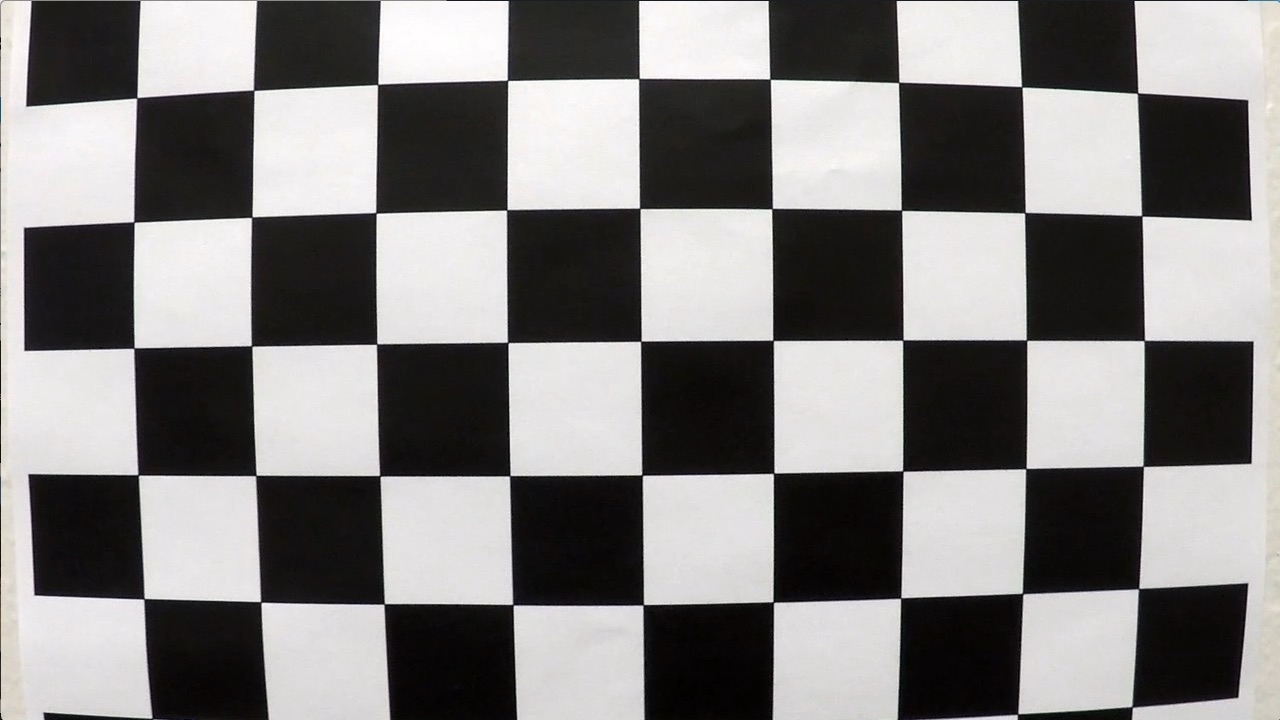
#> input picture camera_cal/calibration1.jpg, 1280 x 720 px; its folder holds 5 pictures in this run
$ jupyter execute --allow-errors P2_Advanced_Lane_Finding.ipynb   (older library calls are emulated)
#> lines starting #> are read from the running program, lines starting #| are printed output that depends on the picture; after the words box and inside, x2 and y2 are one past the last pixel; in counts of white or black regions, pixels touching at a corner belong together
### Udacity Self-Driving Car Engineer Nanodegree

# Project 2: Advanced Lane Finding

**Input:** Video of a vehicle driving on a highway

**Output:** Annotated video with detected lane boudnaries, estimated lane curvature, and vehicle offset from center


**Steps:**
* Camera calibration
* Distortionn correction
* Gradient and color thersholding
* Perspective transform to rectify the image
* Detecting lane pixels and fitting a polynomial
* Detemining lane curvature and vehicle offset
* Warping detected lane boudaries back to the original image
* Visualizing lane boudaries and outputing lane curvature and vehicle offset

## Imports and Helper Functions

[cell 1]
import numpy as np
import matplotlib.pyplot as plt
import matplotlib.image as mpimg
import glob
import cv2


# [17 lines left out: function show_image, not called in this run]


def show_images(im1, im2, title1=None, title2=None):
    """
    Shows two images side-by-side.
    """
    cmap = None
    fig, (ax1, ax2) = plt.subplots(1, 2, figsize=(24, 9))

    if len(im1.shape) == 2: cmap = "gray"
    ax1.imshow(im1, cmap=cmap)
    if title1: ax1.set_title(title1)

    if len(im2.shape) == 2: cmap = "gray"
    ax2.imshow(im2, cmap=cmap)
    if title2: ax2.set_title(title2)

    plt.show()


# [8 lines left out: function convert_to_gray, not called in this run]


def convert_to_hls(img, bgr=False):
    """
    Converts the input image to HLS color space.
    """
    if bgr:
        return cv2.cvtColor(img, cv2.COLOR_BGR2HLS)
    else:
        return cv2.cvtColor(img, cv2.COLOR_RGB2HLS)

## Camera Calibration

[cell 2]
def get_objpts(pattern_size):
    """
    Returns 3D object points for a given chessboard pattern size
    Pattern size must be a tuple (nx, ny)
    """
    nx, ny = pattern_size
    objpts = np.zeros((nx * ny, 3), np.float32)
    objpts[:, 0:2] = np.mgrid[0:nx, 0:ny].T.reshape(-1, 2)
    return objpts


def camera_calibration(images_path, pattern_size):
    """ Calculates and returns camera matrix and distoriton cooeffients.

    This function take the path to a folder where images
    of the calibaration chessboard pattern are stored.
    The images must have a naming pattern as "calibrationX.jpg",
    where X is consequitive number.

    The function reads the images, detects the chessboard corners,
    setups correspondence points resulting from all images, and
    calculates and returns camera matrix and distortion coefficietns.


    Args:
        images_path: path to the folder where calibration images are stored.
        pattern_size: size of the chessboard pattern as tupple (x, y)

    Returns:
        Camera matrix and distortion coefficients, or raises a
        RuntimeExceptions if unsuccessful.
    """
#> called with images_path = './camera_cal/calibration*.jpg', pattern_size = (9, 6)

    objpts = get_objpts(pattern_size)
    img_points = []
    obj_points = []

    image_size = (0, 0)

    fnames = glob.glob(images_path)
    for i, fname in enumerate(fnames):
        img = cv2.imread(fname)
#> img is the input picture: shape (720, 1280, 3); mean B, G, R 127.8, 128.4, 130.1
        image_size = img.shape[1::-1]
        ret, corners = cv2.findChessboardCorners(img, pattern_size, None)
#> ret = False; corners = None
        if ret:
            cv2.drawChessboardCorners(img, pattern_size, corners, ret)
            img_points.append(corners)
            obj_points.append(objpts)
#> pass 2 of the loop in camera_calibration, `for i, fname in enumerate(fnames):`:
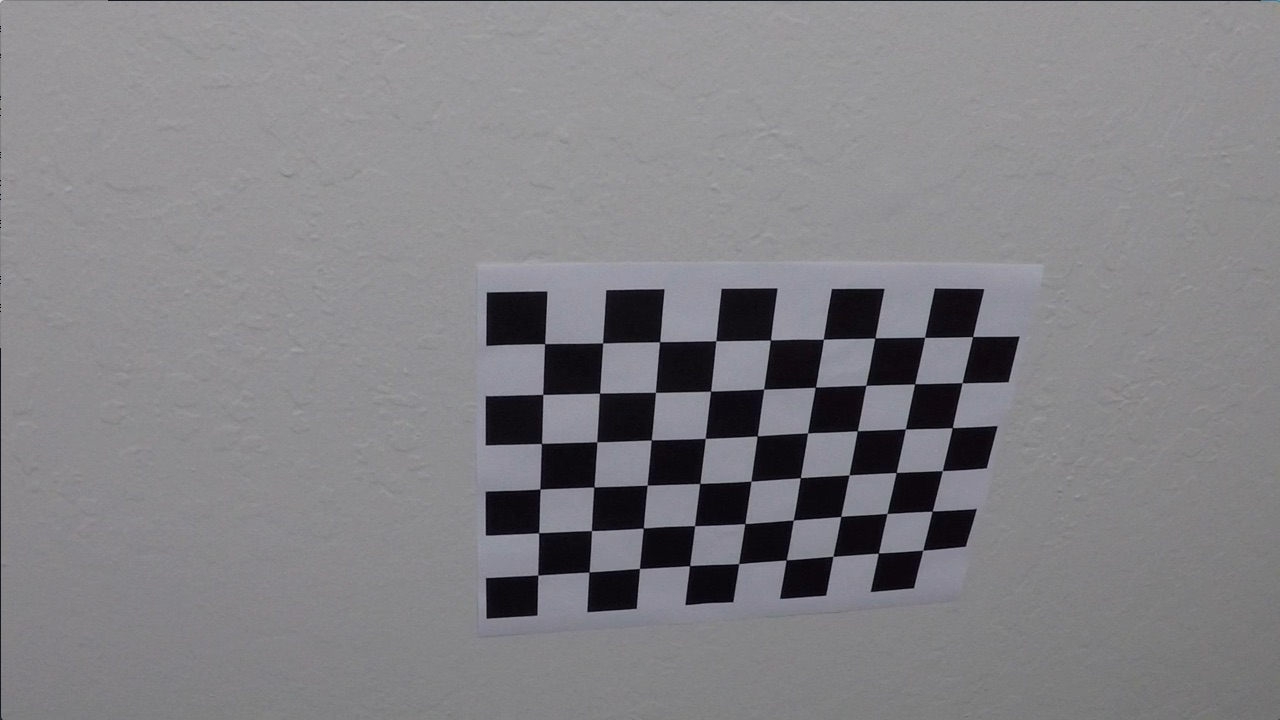
#> input picture camera_cal/calibration10.jpg, 1280 x 720 px
#> in camera_calibration, img is the input picture: shape (720, 1280, 3); mean B, G, R 133.1, 129.4, 130.2
#> ret = True; corners = 54 rows, first 8: [545.3, 343.1], [602.7, 342.8], [660.1, 341.3], [715.8, 340.7], [770.6, 340], [823.5, 339.2], [874.3, 338.5], [925.1, 337.4]
#> in camera_calibration, `cv2.drawChessboardCorners(img, pattern_size, corners, ret)`:
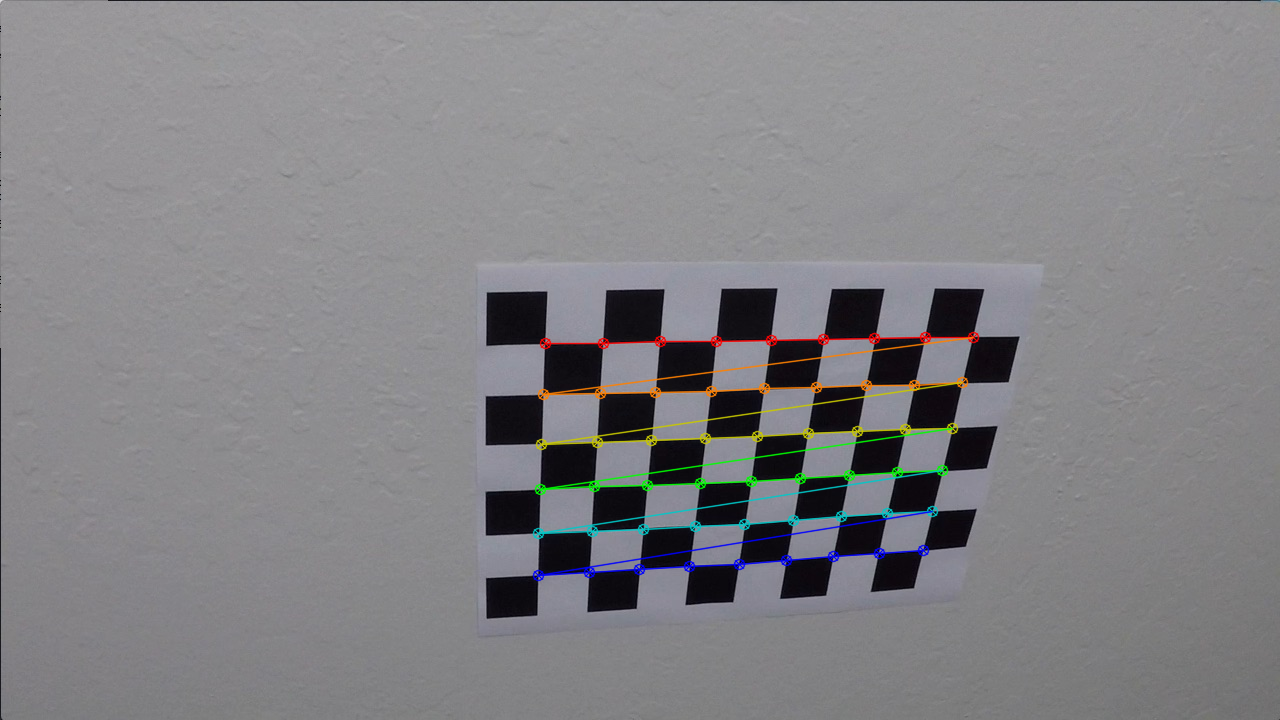
#> img: shape (720, 1280, 3); 1.91% of pixels changed, all inside (x1, y1, x2, y2) = (532, 331, 980, 582)
#> pass 3 of the loop in camera_calibration, `for i, fname in enumerate(fnames):`:
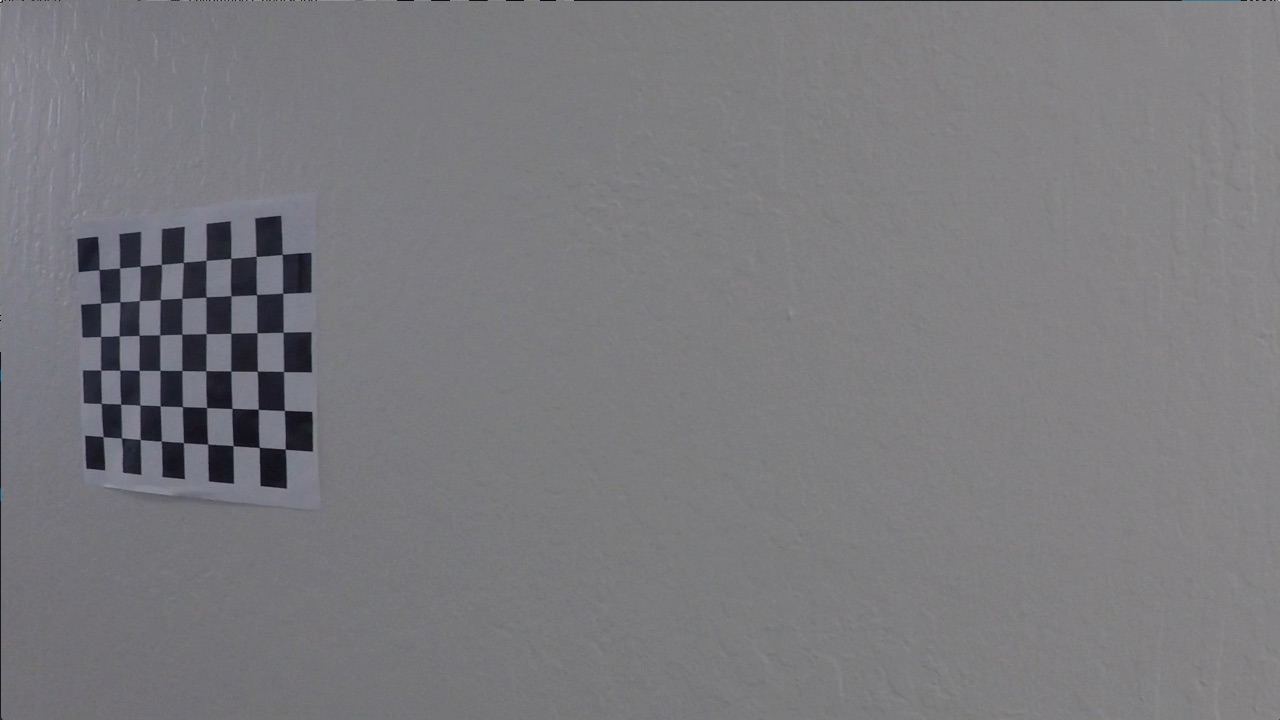
#> input picture camera_cal/calibration11.jpg, 1280 x 720 px
#> in camera_calibration, img is the input picture: shape (720, 1280, 3); mean B, G, R 125.2, 121.7, 122.2
#> corners = 54 rows, first 8: [99.22, 269.6], [119.6, 268], [140.1, 266.1], [161.3, 264.5], [183.3, 262.5], [206.1, 260.3], [230.7, 258.2], [256.2, 256.3]
#> in camera_calibration, `cv2.drawChessboardCorners(img, pattern_size, corners, ret)`:
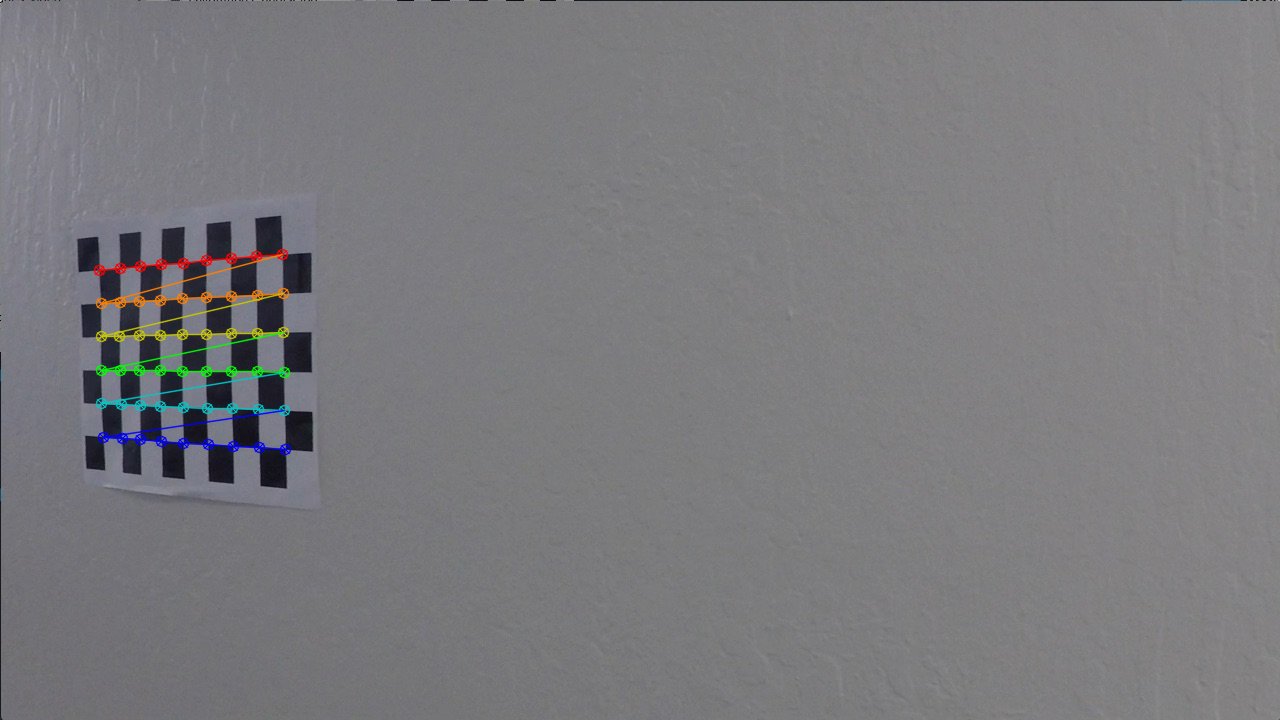
#> img: shape (720, 1280, 3); 1.11% of pixels changed, all inside (x1, y1, x2, y2) = (93, 248, 292, 456)
#> the loop made 5 passes; the first 3 are shown

    ret, mtx, dist, _, _ = cv2.calibrateCamera(obj_points,
                                              img_points,
                                              image_size,
                                              None,
                                              None)
    if ret:
        return mtx, dist
    else:
        raise RuntimeError("Could not calibrate camera")


images_path = "./camera_cal/calibration*.jpg"
pattern_size = (9, 6)
mtx, dist_coeff = camera_calibration(images_path, pattern_size)
print("Camera matrix: \n", mtx)
print()
print("Distortion coefficients: \n", dist_coeff)

## Distortion Correction

[cell 3]
def correct_distortion(img, cam_matrix, dist_coeffs):
    """
    Corrects the image distortion and returns the undistored image.

    """
    return cv2.undistort(img, cam_matrix, dist_coeffs, None, cam_matrix)


image = plt.imread("./camera_cal/calibration5.jpg")
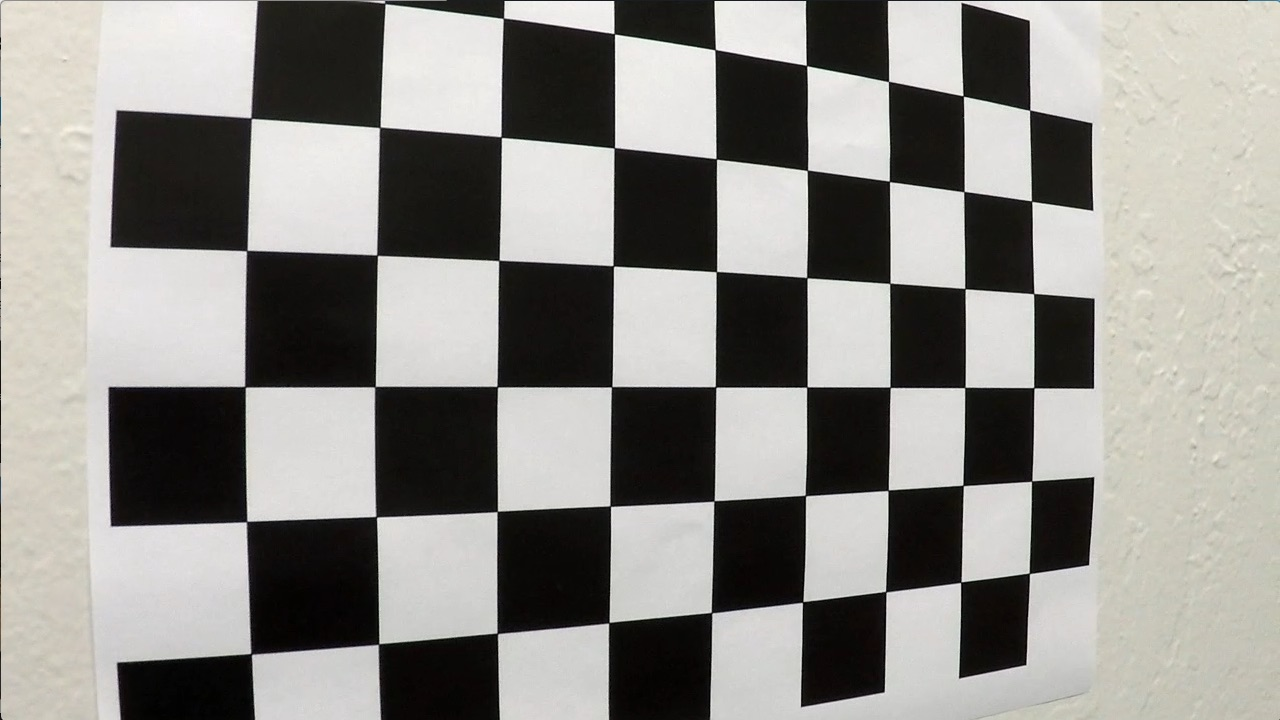
#> input picture camera_cal/calibration5.jpg, 1280 x 720 px
#> image is the input picture: shape (720, 1280, 3); mean R, G, B 143.1, 141.5, 137.3
undistored = correct_distortion(image, mtx, dist_coeff)
#> in correct_distortion, `return cv2.undistort(img, cam_matrix, dist_coeffs, None, cam_matrix)`:
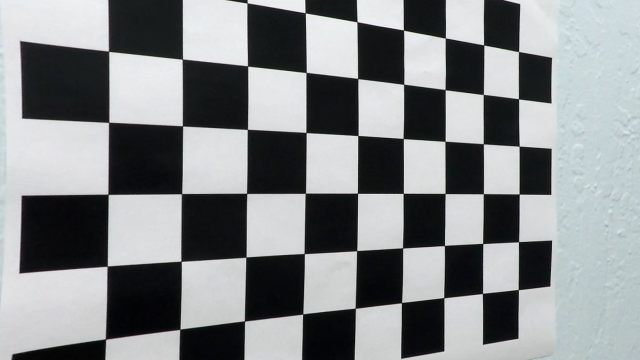
#> returned value: shape (720, 1280, 3) (shown at 1/2 size); mean of channels 0, 1, 2 137.4, 136, 132.6; drawn as B, G, R
show_images(image, undistored, "Original Image", "Undistored Image")
#> in show_images, `plt.show()`:
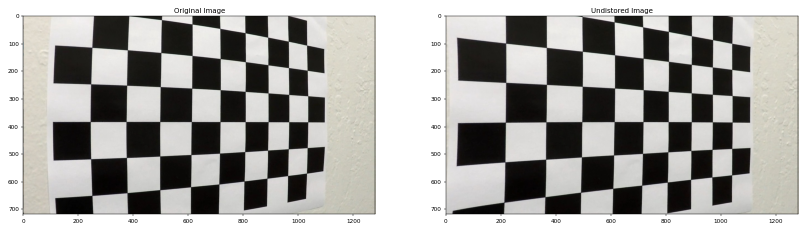
#> figure drawn by matplotlib, 2 panels

## Gradient and Color Thresholding

### Gradient Thresholding

[cell 4]
# [60 lines left out: functions abs_sobel_threshold, grad_mag_threshold, grad_dir_threshold, not called in this run]


fnames = glob.glob("./test_images/*.jpg")
#> (the rest of this cell did not finish here and is left out)

### Color Thresholding

[cell 5]
def saturation_threshold(img, thresh=(0, 255), bgr=False):
    """
    Converts the input image to HLS, applies the threshold
    to S channel, and reutrns the resulting binary image.
    """
#> called with thresh = (100, 255), bgr = False
    hls = convert_to_hls(image)
    s = hls[:, :, 2]
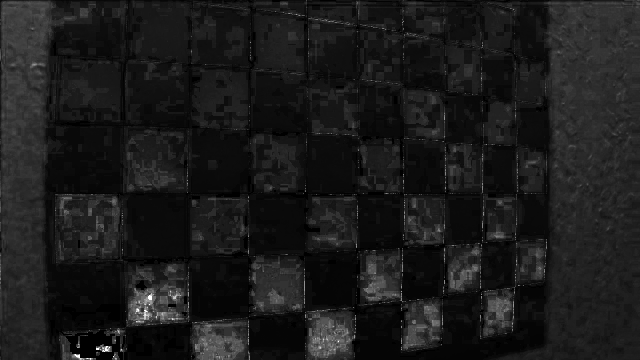
#> s: shape (720, 1280) (shown at 1/2 size); min 0, max 255, mean 26.9
    mask = np.zeros_like(s)
    mask[(s >= thresh[0]) & (s <= thresh[1])] = 1
    return mask


# [12 lines left out: function hue_threshold, not called in this run]


sat_binary = saturation_threshold(image, (100, 255))
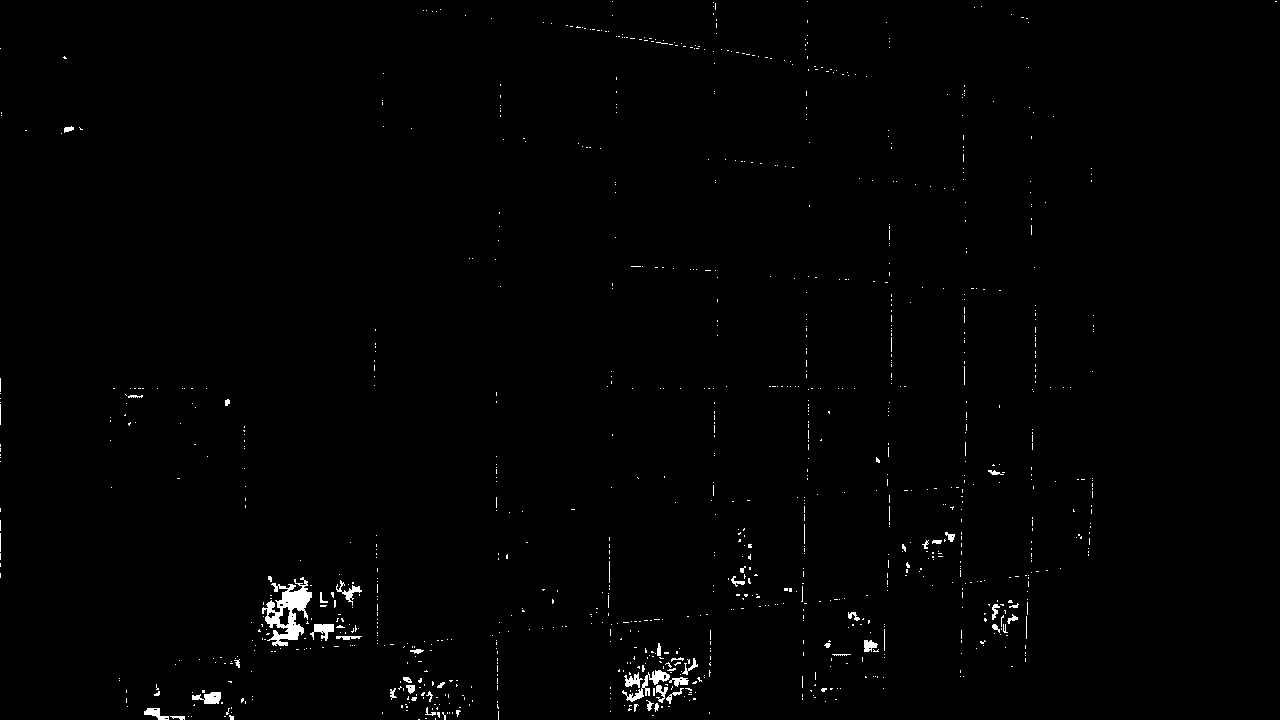
#> sat_binary: shape (720, 1280); values 0 (black) and 1 (white), 0.82% white; 1057 white regions (1006 under 20 px), largest, box (x1, y1, x2, y2) and area: (262, 577, 312, 646) 1491, (622, 670, 670, 702) 384, (192, 692, 221, 704) 223

combined_binary = np.zeros_like(sat_binary)
#> (the rest of this cell did not finish here and is left out)

## Perspective Transformation (rectify image)

[cell 6]
# [43 lines left out: functions get_warp_matrix, rectify, not called in this run]


#> (the rest of this cell did not finish here and is left out)

[cell 7]
# [25 lines left out: function apply_thresholds, not called in this run]


#> (the rest of this cell did not finish here and is left out)

## Detecting Lane Pixels and Fitting a Polynomial

#> (a cell that did not finish here is left out)

### Detecting the Lane Lines

[cell 9]
# input: bwarped


# [118 lines left out: function find_lanes_sliding_window, not called in this run]


#> (the rest of this cell did not finish here and is left out)

### Fitting Polynemial

#> (a cell that did not finish here is left out)

### Determining the Curvature

$$ \LARGE R_{curve} = \frac{[1 + (\frac{dx}{dy})^2]^{3/2}}{|\frac{d^2x}{dy^2}|} $$

$$ \LARGE R_{curve} = \frac{(1 + (2Ay + B)^2)^{3/2}}{\left |2A \right |} $$

[cell 11]
my = 30/720 # scale for y axis in meter per pixel
mx = 3.7/780  # scale for x axis in meter per pixel

#> (the rest of this cell did not finish here and is left out)

## Warping Detected Lanes Back to the Image

#> (a cell that did not finish here is left out)

#> (a cell that did not finish here is left out)

## Complete Pipeline

[cell 14]
# Camera Calibration
# Prepare perspective transform matrix
# For each image in test images:
#   - correct distortion
#   - apply gradient and color threshold
#   - rectify image
#   - detect lane pixels and fit polynomial
#   - determine curvature and offset
#   - warp back detected lane onto the image
#   - output lane cruvature and vehicle offset

<br>

## Notes and Schmierpapier

[cell 15]
np.mgrid[0:3, 0:4].T.reshape(-1)

[cell 16]
data1, data2, data3, data4 = np.random.randn(4, 100)

#> (a cell that did not finish here is left out)

[cell 18]
binary = np.random.randint(2, size=(4,5))
print(binary)
print("\n----------\n")


fig, ax = plt.subplots()
ax.set_yticks(np.arange(5))
ax.invert_yaxis()
ax.xaxis.tick_top()
ax.imshow(binary)
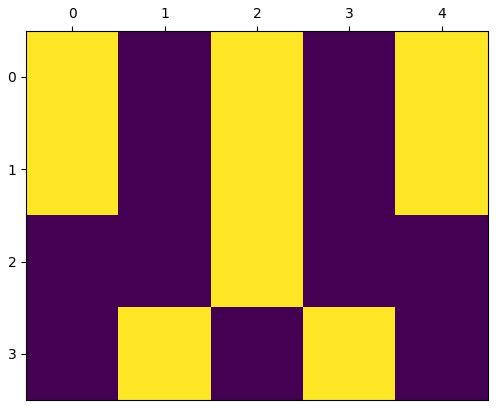
#> figure drawn by matplotlib, 1 panel
